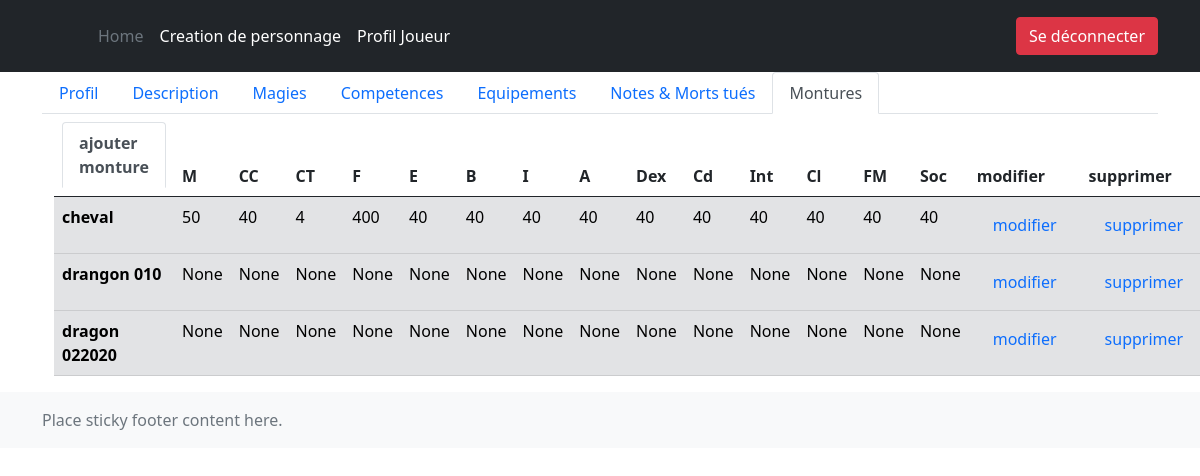
Screenshot of /liste_personnages/1/montures/ (signed in) with the database file from the repository.
### player/models.py (models this page shows)
class Monture(models.Model):
    nom = models.CharField(max_length=50, blank=True, null=True)
    mouvement = models.PositiveIntegerField(blank=True, null=True)
    capacite_combat =models.PositiveIntegerField(blank=True, null=True)
    capacité_tir = models.PositiveIntegerField(blank=True, null=True)
    force = models.PositiveIntegerField(blank=True, null=True)
    endurance = models.PositiveIntegerField(blank=True, null=True)
    point_blessure = models.PositiveIntegerField(blank=True, null=True)
    initiative = models.PositiveIntegerField(blank=True, null=True)
    nb_attaque = models.PositiveIntegerField(blank=True, null=True)
    dexterite = models.PositiveIntegerField(blank=True, null=True)
    commandement = models.PositiveIntegerField(blank=True, null=True)
    intelligence = models.PositiveIntegerField(blank=True, null=True)
    calme = models.PositiveIntegerField(blank=True, null=True)
    force_mentale = models.PositiveIntegerField(blank=True, null=True)
    sociabilite = models.PositiveIntegerField(blank=True, null=True)
    player = models.ForeignKey(to=Player, on_delete=models.CASCADE)
    class Meta:
        verbose_name = "Monture"
        verbose_name_plural = "Montures"

### player/views.py (the view)
# urls.py: path('<int:pk>/montures/', MontureView.as_view(), name='montures'),
class MontureView(ListView):
    model = Monture
    template_name = "monture/monture_list.html"
    def get_context_data(self, **kwargs):
        context = {}
        player = Player.objects.get(id=self.kwargs['pk'])
        montures = Monture.objects.filter(player=self.kwargs['pk'])
        context['player'] = player
        context['montures'] = montures
        return super().get_context_data(**context) # get the default context data

### player/templates/monture/monture_list.html
{% extends "base/base.html" %}
{% load static %}
{% block content %}
{% if user.is_authenticated %}
    <div class="container">
        <ul class="nav nav-tabs">
            <li class="nav-item">
              <a class="nav-link"  href="{% url 'playeur:details_personnage' pk=player.id %}">Profil</a>
            </li>
            <li class="nav-item">
              <a class="nav-link" href="{% url 'playeur:description' pk=player.id %}">Description</a>
            </li>
            <li class="nav-item">
              <a class="nav-link" href="{% url 'playeur:magie' pk=player.id %}">Magies</a>
            </li>
            <li class="nav-item">
                <a class="nav-link" href="{% url 'playeur:competences' pk=player.id %}">Competences</a>
            </li>
            <li class="nav-item">
                <a class="nav-link" href="{% url 'playeur:equipements' pk=player.id %}">Equipements</a>
            </li>
            <li class="nav-item">
                <a class="nav-link" href="{% url 'playeur:morts_tuer' pk=player.id %}">Notes & Morts tués</a>
            </li>
            <li class="nav-item">
                <a class="nav-link active" aria-current="page" href="{% url 'playeur:montures' pk=player.id %}">Montures</a>
            </li>
        </ul>
        <div class="container">
            <table class="table">
                <thead>
                  <tr>
                    <th scope="col">
                        <ul class="nav nav-tabs">
                            <li class="nav-item">
                              <a class="nav-link active" aria-current="page" href="{% url 'playeur:nouvelle_montures' pk=player.id %}">ajouter monture</a>
                            </li>
                        </ul>
                    </th>
                    <th scope="col">M</th>
                    <th scope="col">CC</th>
                    <th scope="col">CT</th>
                    <th scope="col">F</th>
                    <th scope="col">E</th>
                    <th scope="col">B</th>
                    <th scope="col">I</th>
                    <th scope="col">A</th>
                    <th scope="col">Dex</th>
                    <th scope="col">Cd</th>
                    <th scope="col">Int</th>
                    <th scope="col">Cl</th>
                    <th scope="col">FM</th>
                    <th scope="col">Soc</th>
                    <th scope="col">modifier</th>
                    <th scope="col">supprimer</th>
                  </tr>
                </thead>
                <tbody>
                    {% for monture in montures %}
                  <tr class="table-secondary">
                    {% if monture.nom %}
                    <th> {{ monture.nom }}</th>
                    {% else %}
                    <th> Monture sans nom</th>
                    {% endif %}
                    <td>{{ monture.mouvement }}</td>
                    <td>{{ monture.capacite_combat }}</td>
                    <td>{{ monture.capacité_tir }}</td>
                    <td>{{ monture.force }}</td>
                    <td>{{ monture.endurance }}</td>
                    <td>{{ monture.point_blessure }}</td>
                    <td>{{ monture.initiative }}</td>
                    <td>{{ monture.nb_attaque }}</td>
                    <td>{{ monture.dexterite }}</td>
                    <td>{{ monture.commandement }}</td>
                    <td>{{ monture.intelligence }}</td>
                    <td>{{ monture.calme }}</td>
                    <td>{{ monture.force_mentale }}</td>
                    <td>{{ monture.sociabilite }}</td>
                    <td><a class="nav-link active" aria-current="page" href="{% url 'playeur:editter_montures' pk=monture.id %}">modifier</a></td>
                    <td><a class="nav-link active" aria-current="page" href="{% url 'playeur:effacer_montures' pk=monture.id %}">supprimer</a></td>
                  </tr>
                  {% endfor %}
                </tbody>
              </table>
        </div>
    </div>
{% endif %}
{% endblock %}

### rows the page displays
Monture: nom "cheval", mouvement "50", capacite_combat "40", capacité_tir "4", force "400", endurance "40", point_blessure "40", initiative "40", nb_attaque "40", dexterite "40", commandement "40", intelligence "40", calme "40", force_mentale "40", sociabilite "40"
Monture: nom "drangon 010", mouvement "None", capacite_combat "None", capacité_tir "None", force "None", endurance "None", point_blessure "None", initiative "None", nb_attaque "None", dexterite "None", commandement "None", intelligence "None", calme "None", force_mentale "None", sociabilite "None"
Monture: nom "dragon 022020", mouvement "None", capacite_combat "None", capacité_tir "None", force "None", endurance "None", point_blessure "None", initiative "None", nb_attaque "None", dexterite "None", commandement "None", intelligence "None", calme "None", force_mentale "None", sociabilite "None"
